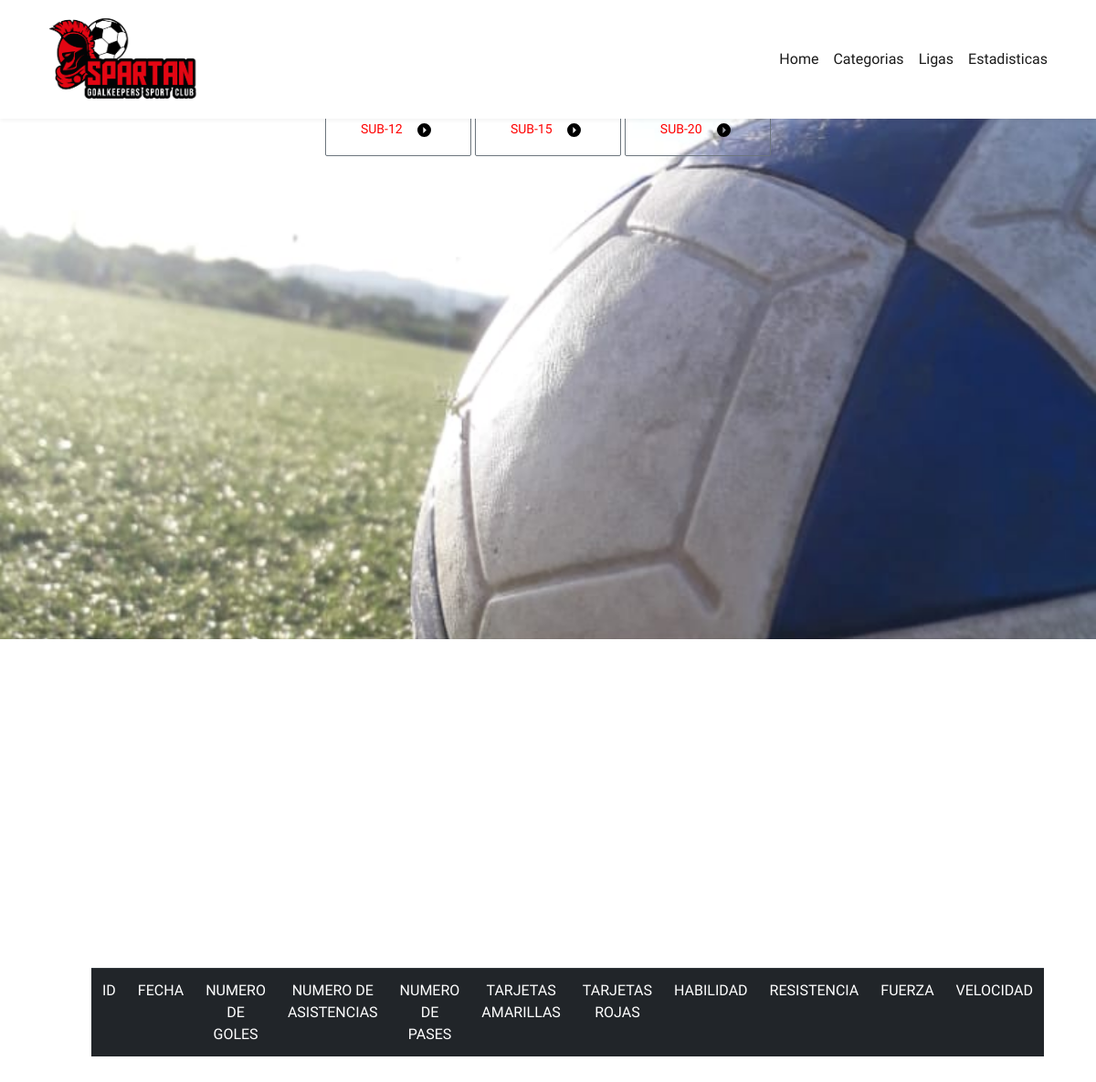
/estadisticas.php, run on an earlier commit of the app's database.
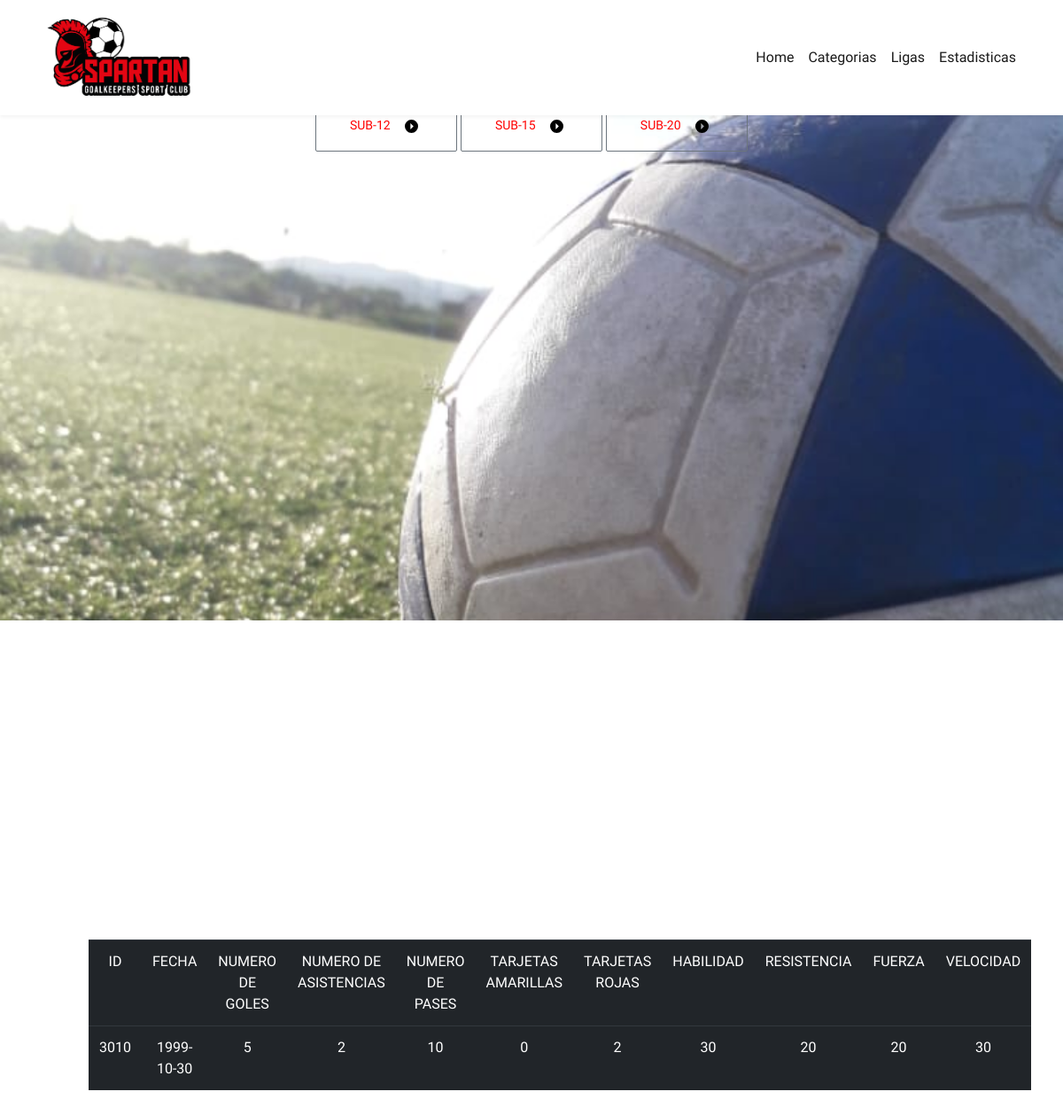
And on a later commit of the database.
### tables this page shows
CREATE TABLE `estadisticas` (
  `IdEstadistica` int(11) NOT NULL,
  `Fecha` date NOT NULL,
  `NumeroGoles` int(11) NOT NULL,
  `NumeroAsistencia` int(11) NOT NULL,
  `NumeroPases` int(11) NOT NULL,
  `TarjetasA` int(11) NOT NULL,
  `TarjetasR` int(11) NOT NULL,
  `Habilidad` int(11) NOT NULL,
  `Resistencia` int(11) NOT NULL,
  `Fuerza` int(11) NOT NULL,
  `Velocidad` int(11) NOT NULL,
  `Status` varchar(255) NOT NULL
);

### estadisticas.php (the view, shortened to what this page needs)
<?php
    $conexion = mysqli_connect('localhost', 'root', '', 'bd_futbol');
 ?>
 <!doctype html>
<html lang="en">
<head>
     <link rel="stylesheet" href="assets/css/bootstrap.min.css">
    <link rel="stylesheet" href="assets/css/styles.css">
    <link href="https://unpkg.com/ionicons@4.5.5/dist/css/ionicons.min.css" rel="stylesheet">
</head>
<body>
    <nav class="navbar navbar-expand-lg fixed-top">
        <div class="container">
            <img src="assets/images/logo1.png" class="logo-brand" alt="logo">
            <div class="collapse navbar-collapse" id="navbarSupportedContent">
                <ul class="navbar-nav ml-auto">
                    <li class="nav-item">
                        <a class="nav-link" href="index.html">Home</a>
                    </li>
                    <li class="nav-item">
                        <a class="nav-link" href="categorias.php">Categorias</a>
                    </li>
                    <li class="nav-item">
                        <a class="nav-link" href="#team">Ligas</a>
                    </li>
                    <li class="nav-item">
                        <a class="nav-link" href="#pricing">Estadisticas</a>
                    </li>
                </ul>
            </div>
        </div>
    </nav>
<section id="hero", id="hero2", id="hero3">
        <duv class="container">
            <div class="content-center">
                <a href="#SUB-12" style="color:#FF0000" <button type="button" class="btn btn-outline-secondary"> </button> SUB-12 <img src="assets/images/arrow-right.svg" class="ml-2"> </a>
             	<a href="#SUB-15" style="color:#FF0000" <button type="button" class="btn btn-outline-secondary"> </button> SUB-15 <img src="assets/images/arrow-right.svg" class="ml-2"> </a>
             	<a href="#SUB-20" style="color:#FF0000" <button type="button" class="btn btn-outline-secondary"> </button> SUB-20 <img src="assets/images/arrow-right.svg" class="ml-2"> </a>
            </div>
        </duv>
    </section>
        <section id="SUB-12">
        	<section id="SUB-15">
        		<section id="SUB-20">
        <div class="container">
            <div class="row content-center">
            	<table class="table table-dark" >
                    <tr>
                        <td>ID</td>
                        <td>FECHA</td>
                        <td>NUMERO DE GOLES</td>
                        <td>NUMERO DE ASISTENCIAS</td>
                        <td>NUMERO DE PASES</td>
                        <td>TARJETAS AMARILLAS</td>
                        <td>TARJETAS ROJAS</td>
                        <td>HABILIDAD</td>
                        <td>RESISTENCIA</td>
                        <td>FUERZA</td>
                        <td>VELOCIDAD</td>
                    </tr>
                    <?php
                        $sql = "SELECT * FROM estadisticas";
                        $result = mysqli_query($conexion, $sql);
                        while($mostrar = mysqli_fetch_array($result) ){
                     ?>
                    <tr>
                        <td><?php echo $mostrar['IdEstadistica']?></td>
                        <td><?php echo $mostrar['Fecha']?></td>
                        <td><?php echo $mostrar['NumeroGoles']?></td>
                        <td><?php echo $mostrar['NumeroAsistencia']?></td>
                        <td><?php echo $mostrar['NumeroPases']?></td>
                        <td><?php echo $mostrar['TarjetasA']?></td>
                        <td><?php echo $mostrar['TarjetasR']?></td>
                        <td><?php echo $mostrar['Habilidad']?></td>
                        <td><?php echo $mostrar['Resistencia']?></td>
                        <td><?php echo $mostrar['Fuerza']?></td>
                        <td><?php echo $mostrar['Velocidad']?></td>
                    </tr>
                    <?php
                        }
                     ?>
                </table>
                 </div>
            </div>
    </section>
    </body>
</html>

### assets/css/styles.css (style rules this page uses)
:root { --dark-color: #1a1a1a; --white-color: #ffffff; --light-grey-color: #f5f5f5; --gold-color: #ffb944; }
* { box-sizing: border-box; -webkit-font-smoothing: antialiased; -moz-osx-font-smoothing: grayscale; }
html { scroll-behavior: smooth; }
body { font-family: 'Titillium Web', sans-serif; }
.btn { font-size: 14px; padding: 15px 26px; min-width: 160px; border-radius: 2px; display: inline-block; }
.logo-brand { max-width: 180px; min-width: 160px; }
section { padding: 120px 0; }
.content-center { max-width: 1000px; margin: 0 auto 60px auto; padding-top: 30px auto; text-align: center; }
.navbar { background-color: var(--white-color); box-shadow: 0 2px 4px 0 rgba(0,0,0,.05); min-height: 100px; }
.nav-link { color: var(--dark-color); }
#hero { background-image: url(../../assets/images/header-bg.jpg); background-size: cover; padding-top: 90px; min-height: 700px; color: var(--black-color); }

What changed in the data, as far as the page shows it:
added estadisticas: IdEstadistica "3010", Fecha "1999-10-30", NumeroGoles "5", NumeroAsistencia "2", NumeroPases "10", TarjetasA "0", TarjetasR "2", Habilidad "30", Resistencia "20", Fuerza "20", Velocidad "30"
